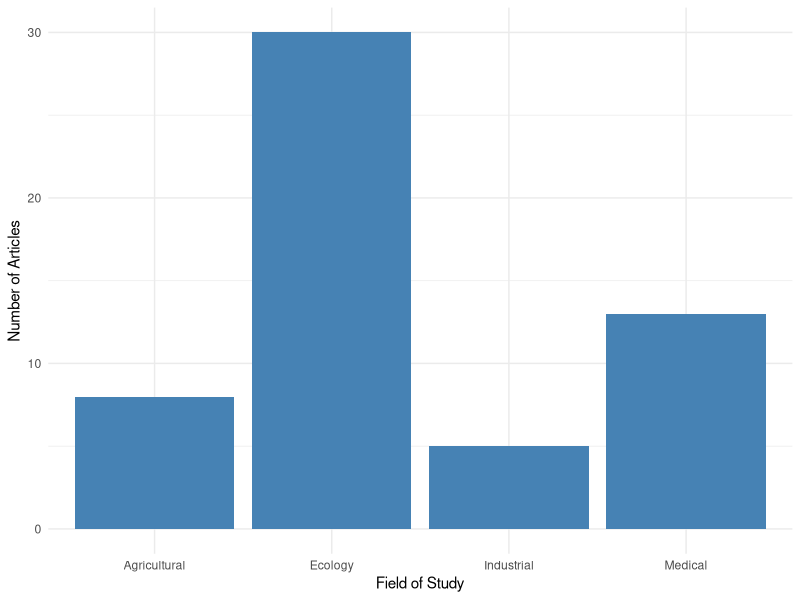

Generate this figure with R:
## Script set up
#Attaching the packages required and set working directory

# run every time
# load required packages
library(readxl)
library(tidyverse)
# set working directory to file location
setwd("~/University/University 2020-2021/thesis/MicrobiomeThesis")
theme_set(theme_minimal())

#loading in sample dataset
micro <- read_excel("micro.xlsx")
View(micro)

#creating the ggplot
micro.plot<- ggplot(data=micro, aes(x=fieldOfStudy)) +
  geom_bar(fill="steelblue") +
  labs(x = "Field of Study", y = "Number of Articles")
micro.plot

# viridis colours are colour-blind friendly
